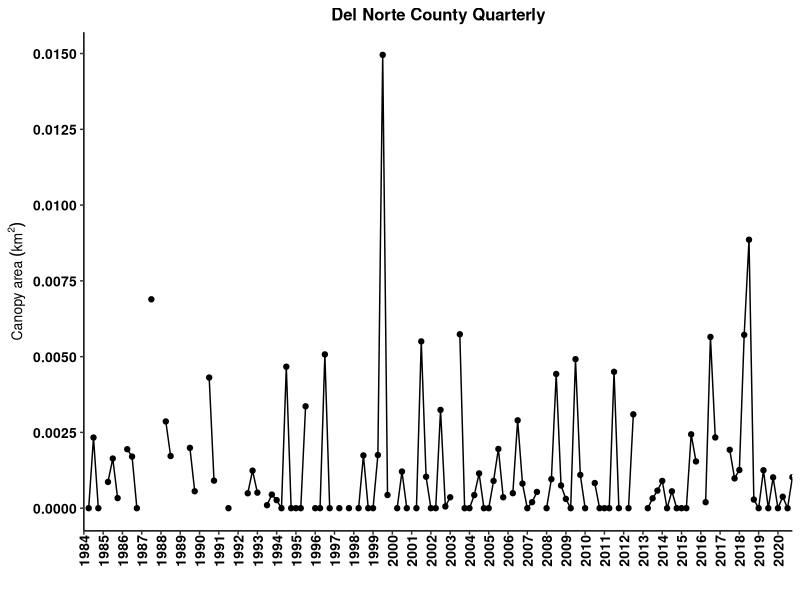
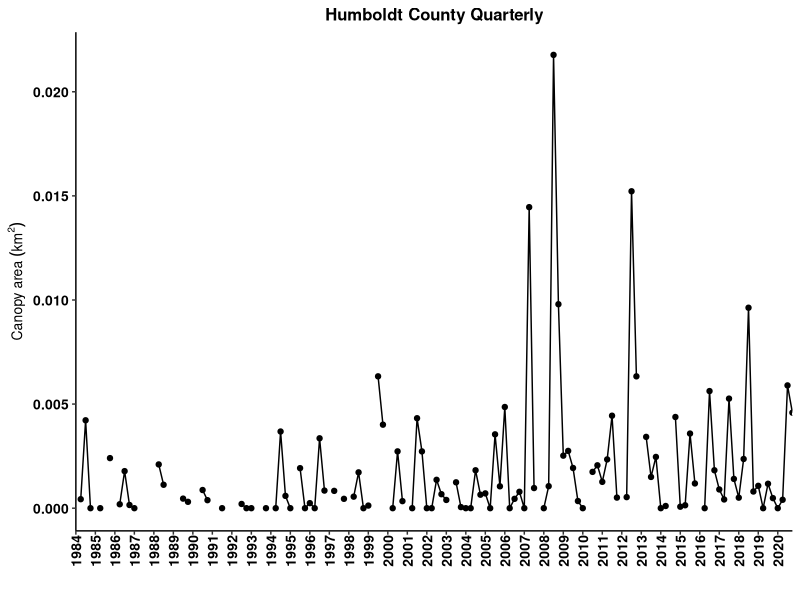
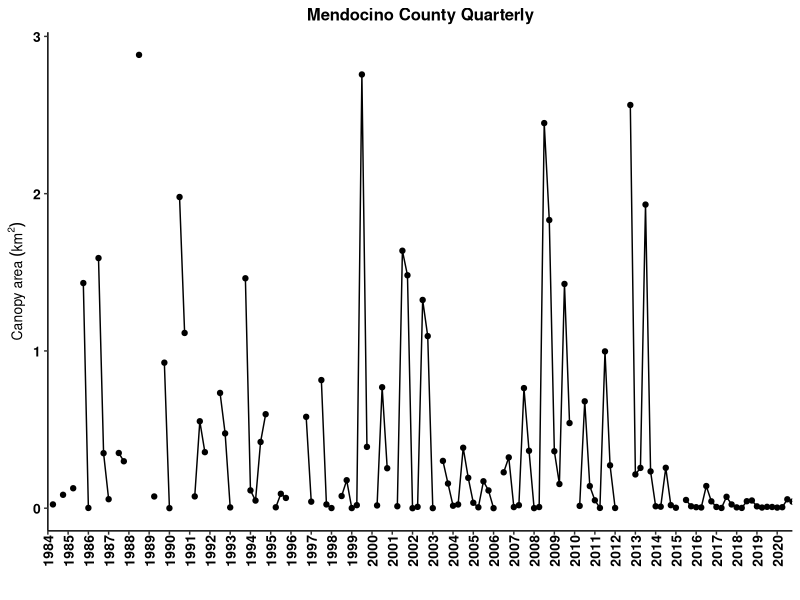
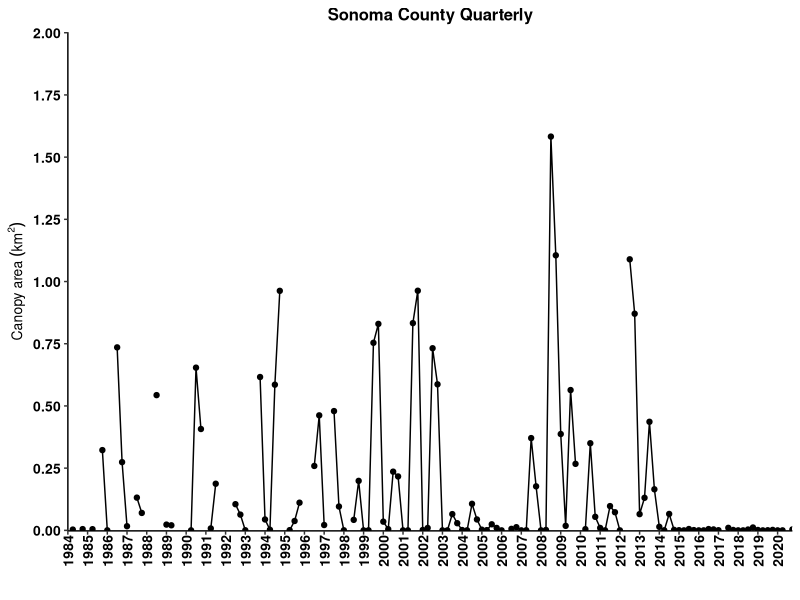
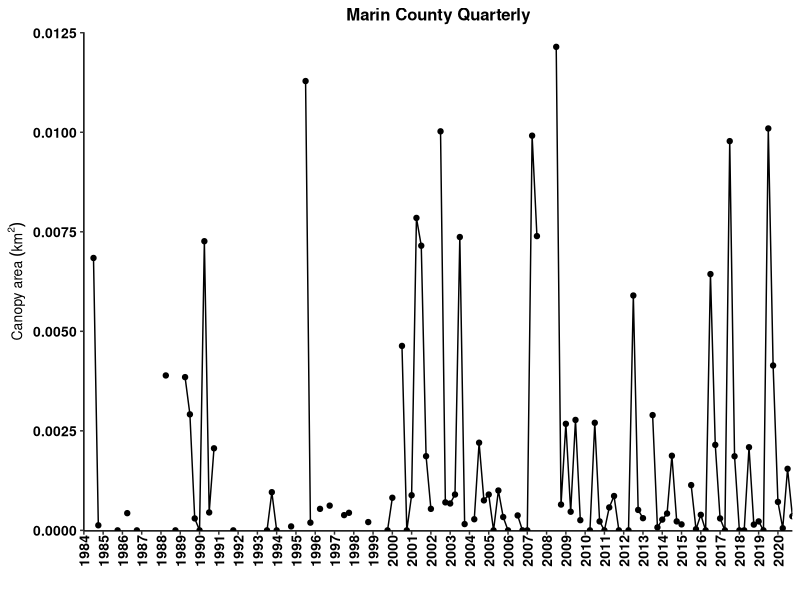
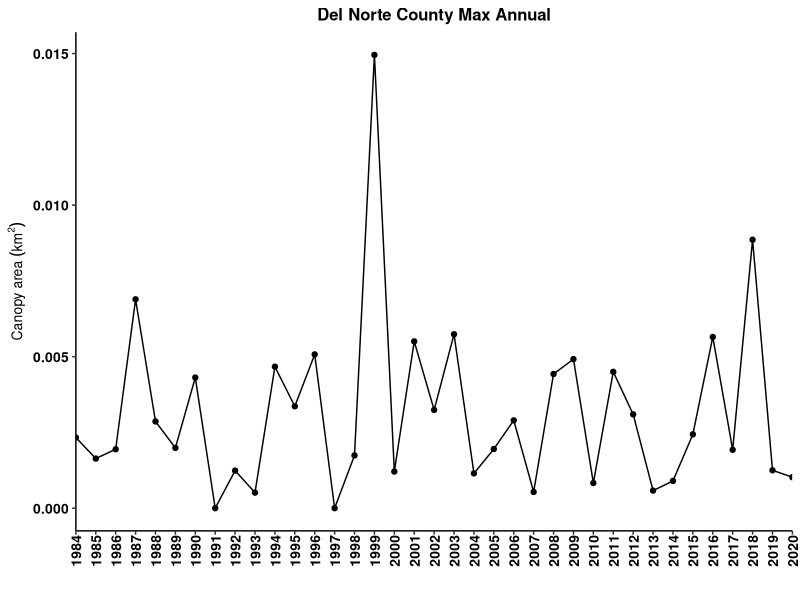
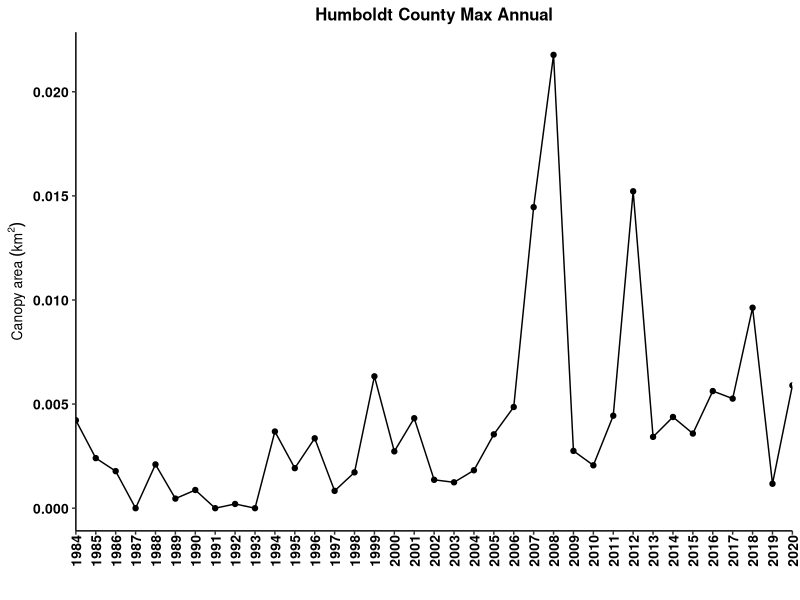
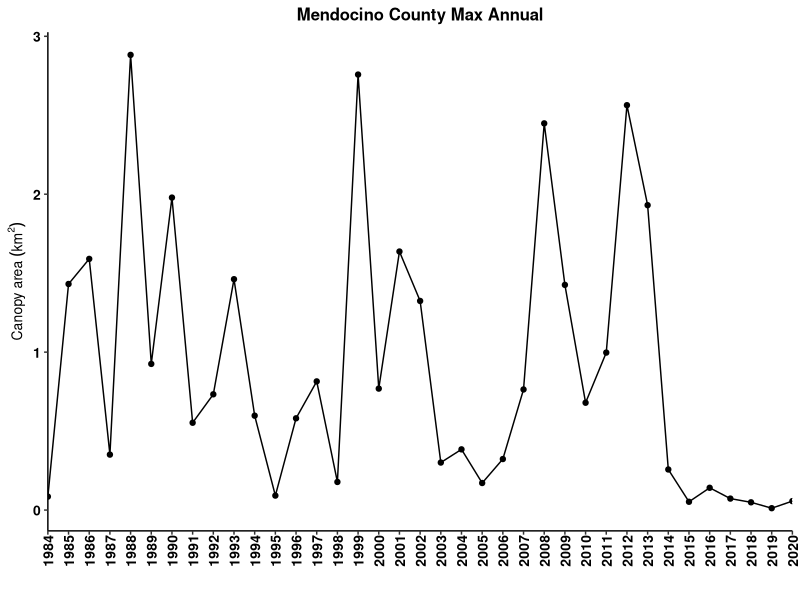

Reproduce these figures in R, in order.
## ---- chunk 1
knitr::opts_chunk$set(echo = FALSE, warning=FALSE)
options(knitr.table.format = "latex")

#### Load libraries ####
library(ggplot2) # plotting
library(ggpubr) # arranging plots
library(scales) # let's you put commas in the axis labels for thousands
library(dplyr) # data manipulations
library(tidyr) # data cleaning
library(readr) # better data reading?
# library(reshape2) 
# library(Rmisc)
library(ncdf4)
library(sf) # ... mapping? 
library(sp) # dnno
library(lubridate) # manipulating dates easily
library(knitr) # to knit the Rmd file
library(kableExtra) # pretty tables
library(bookdown) # pretty table additions

#### ggplot theme ####
my.theme = theme( 
   panel.background = element_blank(), 
   panel.grid.minor.x = element_blank(),
   panel.grid.major.x = element_blank(),
   panel.grid = element_blank(),
   axis.text  = element_text(size=10, face='bold', color='black'), #makes axis labels bigger
   axis.title = element_text(size=10, face="bold"), #makes axis title bigger and bold
   #axis.title.y = element_text(margin=margin(0,10,0,5)), #pushes the y axis title away from the y axis labels
   strip.background = element_blank(),
   #legend.title = element_blank(),
   #legend.text = element_text(size=8),
   legend.background = element_blank(), 
   legend.key = element_blank(), #makes the legend background behind the symbols go away.
   #axis.ticks.x = element_blank()
   axis.line = element_line(color = 'black'), 
   panel.border = element_blank(), # this removes the box around the plot   
   plot.title = element_text(size=12 ,face='bold', hjust = 0.5), # hjust 0.5 makes title centered
   axis.text.x = element_text(size = 10, angle = 90, vjust = 0.5, margin = margin(0,0,5,0)) # rotates x axis labels 90 degrees counter-clockwise, pushes bars onto x axis
)


#### Import data ####
# info on the data: https://sbclter.msi.ucsb.edu/data/catalog/package/?package=knb-lter-sbc.74

# Instructions from Dr. Tom Bell:
# “The output files show the Admin Bed # in the first column and the rest of the columns are quarters from 1984 - 2020. Area is in m2 and biomass is in fresh kg. Missing values (due to lack of imagery or clouds are labelled as -999).”

# Edible seaweed data from CDFW
# edible = read.csv('EdibleSeaweedHarvest_rfm_1-28-21.csv') # edible seaweed harvest. This one has months. That is important.
# kelp = read.csv('KelpHarvest_vers2_rfm_1-28-21.csv') # kelp harvest
## ---- chunk 2
# The loop below takes 5 minutes to run, so I have commented it out and read in the output at the end.

# #### Kelp Biomass and Area Dynamics of state waters by county ####
# #Load Admin Bed Shapefile
# #Place the lat/lon version of the Admin Bed shapefile in your working directory
# county_waters <- st_read('shapefiles/MAN_CA_CountyStateWaters.shp') 
# 
# #Open Kelp NetCDF File and put in your working directory.
# #The file can be found here: https://portal.edirepository.org/nis/mapbrowse?scope=knb-lter-sbc&identifier=74
# nc_data <- nc_open('kelpCanopyFromLandsat_2021.nc')
# # not sure yet how to open it in directly from a URL.
# # apparently this file is too big for the RStudio Cloud server. So we can't use the server. Or wait we just have to use a static .csv.
# 
# #Load necessary variables from NetCDF File
# lon <- ncvar_get(nc_data, 'lon')
# lat <- ncvar_get(nc_data, 'lat')
# years <- ncvar_get(nc_data, 'year')
# quarters <- ncvar_get(nc_data, 'quarter')
# biomass <- ncvar_get(nc_data, 'biomass')
# area <- ncvar_get(nc_data, 'area')
# 
# #Make Coordinate Dataframe
# coords <- data.frame(lon,lat)
# 
# #Create output matrices
# LN = dim(quarters)
# output_biomass <- matrix(ncol=LN, nrow=22)
# output_area <- matrix(ncol=LN, nrow=22)
# 
# # This for() loop takes 5 mins. Sorry. You could run it once and then save the output, but then it wouldn't be linked to the SBCLTER data repository anymore. 
# for(i in 1:22){
# 
#   #Pull shapefile coordinates from each admin bed
#   if (i == 17) {
#     county_coords <- as.data.frame(county_waters[i,]$geometry[[1]][[30]][[1]])
#   } else {
#     county_coords <- as.data.frame(county_waters[i,]$geometry[[1]][[1]][[1]])
#   }
# 
#   #Find the kelp coordinates that exist inside each admin bed polygon
#   kelp_poly <- point.in.polygon(lon, lat, county_coords$V1, county_coords$V2, mode.checked = FALSE)
#   TF <- which(kelp_poly %in% 1)
# 
#   #Extract biomass and area data for each polygon
#   bio_county <- biomass[TF,]
#   area_county <- area[TF,]
# 
#   #Sum biomass and area
#   bio_county_sum <- colSums(bio_county, na.rm = TRUE, dims = 1)
#   area_county_sum <- colSums(area_county, na.rm = TRUE, dims = 1)
# 
#   #Remove Columns w/ >25% No Data (Clouds)
#   #Find all NA values (missing data) in the kelp dataset
#   bio_county_NA = is.na(bio_county)
#   area_county_NA = is.na(area_county)
# 
#   #Find number of kelp pixels in the polygon
#   L = dim(bio_county)
# 
#   #Calculate the percent of NAs for each season
#   bio_county_NA_percent <- colSums(bio_county_NA, na.rm = TRUE)/L[1]
#   area_county_NA_percent <- colSums(area_county_NA, na.rm = TRUE)/L[1]
# 
#   #Find seasons with greater than 20% missing data
#   NA_GT <- which(bio_county_NA_percent > 0.25)
#   NA_GTA <- which(area_county_NA_percent > 0.25)
# 
#   #Set seasons with greater than 20% missing data to -999
#   bio_county_sum[NA_GT] = -999
#   area_county_sum[NA_GTA] = -999
# 
#   #Add summed kelp canopy data to matrix
#   output_biomass[i,] <- bio_county_sum
#   output_area[i,] <- area_county_sum
# 
# }
# 
# #Transpose Quarter and Year data
# quarterst <- t(quarters)
# yearst <- t(years)
# 
# #Add Quarter and Year data to output matrices
# output2_biomass <- rbind(quarterst, output_biomass)
# output3_biomass <- rbind(yearst, output2_biomass)
# output2_area <- rbind(quarterst, output_area)
# output3_area <- rbind(yearst, output2_area)
# 
# #Add county to output matrices
# CountiesNA <- county_waters$County
# Counties <- c(rep(NA,2),CountiesNA)
# output4_biomass <- cbind(Counties, output3_biomass)
# output4_area <- cbind(Counties, output3_area)

output4_area <- read_csv("kelp_canopy_output_ 2021-11-24 .csv")

## ---- chunk 3
canopy_area <- output4_area %>%
   as.data.frame()

# remove first col which is just row numbers
canopy_area[,1] <- NULL

# I want to plot area vs. year.quarter. This means year.quarter needs to be in a column. Currently all cols are separate. This is called wide format. I want tall format.

# create column names
names(canopy_area) <- paste(canopy_area[1,], canopy_area[2,], sep='.') # paste years with quarters to make each col have a unique name.

# rename the ID col for counties
names(canopy_area)[1] <- "county"

# remove first 2 rows since they are not canopy data, just IDs--year and quarter
canopy_area <- canopy_area[-c(1:2),] 

# convert to tall format
canopy_area_tall <- canopy_area %>% 
   pivot_longer(-'county', names_to = 'year.qtr', values_to = 'm2')

# separate year and quarter into two cols
canopy_area_tall <- canopy_area_tall %>%
   separate(col = year.qtr, sep = "[.]", into = c("year","qtr")) # omg. you have to hard bracket the period for some reason. wtf does [^[:alnum:]]+ mean and why aren't brackets used in the example?????? :((

# make number cols numeric
canopy_area_tall$year <- as.numeric(canopy_area_tall$year)
canopy_area_tall$qtr <- as.numeric(canopy_area_tall$qtr)
canopy_area_tall$m2 <- as.numeric(canopy_area_tall$m2)

# make quarters actual quarter decimals for plotting
qtrs <- seq(0,0.75,0.25)
for(i in 1:4) {
   canopy_area_tall$qtr[which(canopy_area_tall$qtr == i)] <- qtrs[i]
}

# add year and quarter to get a continuous time column. Note that the tibble hides the decimals place for no apparent reason but the sum is correct.
canopy_area_tall$year.qtr <- canopy_area_tall$year + canopy_area_tall$qtr

# Change negative area to NA
canopy_area_tall$m2[which(canopy_area_tall$m2 < 0)] = NA

# Convert m2 to km2
canopy_area_tall$km2 = canopy_area_tall$m2 / 1e6
## ---- chunk 4
# All quarters
##Del Norte
ggplot(canopy_area_tall[which(canopy_area_tall$county == 'Del Norte'),], aes(x = year.qtr, y = km2)) +
   geom_point() +
   geom_line() +
   scale_x_continuous(breaks = 1984:2021, expand = c(0,0)) +
   scale_y_continuous(breaks = seq(0, 0.015, 0.0025), expand = c(0.05,0)) +
   labs(x = '',  y =  bquote('Canopy area'~(km^2))) +
   ggtitle('Del Norte County Quarterly') +
   my.theme

## Humboldt
ggplot(canopy_area_tall[which(canopy_area_tall$county == 'Humboldt'),], aes(x = year.qtr, y = km2)) +
   geom_point() +
   geom_line() +
   scale_x_continuous(breaks = 1984:2021, expand = c(0,0)) +
   #scale_y_continuous(limits = c(0,0.0225), breaks = seq(0, 0.025, 0.0025), expand = c(0.005,0)) +
   labs(x = '',  y =  bquote('Canopy area'~(km^2))) +
   ggtitle('Humboldt County Quarterly') +
   my.theme

## Mendocino
ggplot(canopy_area_tall[which(canopy_area_tall$county == 'Mendocino'),], aes(x = year.qtr, y = km2)) +
   geom_point() +
   geom_line() +
   scale_x_continuous(breaks = 1984:2021, expand = c(0,0)) +
   #scale_y_continuous(limits = c(0,3), breaks = seq(0, 3, 0.25), expand = c(0.001,0)) +
   labs(x = '', y =  bquote('Canopy area'~(km^2))) +
   ggtitle('Mendocino County Quarterly') +
   my.theme

## Sonoma
ggplot(canopy_area_tall[which(canopy_area_tall$county == 'Sonoma'),], aes(x = year.qtr, y = km2)) +
   geom_point() +
   geom_line() +
   scale_x_continuous(breaks = 1984:2021, expand = c(0,0)) +
   scale_y_continuous(limits = c(0,2), breaks = seq(0, 2, 0.25), expand = c(0.001,0)) +
   labs(x = '', y =  bquote('Canopy area'~(km^2))) +
   ggtitle('Sonoma County Quarterly') +
   my.theme

## Marin
ggplot(canopy_area_tall[which(canopy_area_tall$county == 'Marin'),], aes(x = year.qtr, y = km2)) +
   geom_point() +
   geom_line() +
   scale_x_continuous(breaks = 1984:2021, expand = c(0,0)) +
   scale_y_continuous(limits = c(0, 0.0125), breaks = seq(0, 0.0125, 0.0025), expand = c(0.001,0)) +
   labs(x = '', y =  bquote('Canopy area'~(km^2))) +
   ggtitle('Marin County Quarterly') +
   my.theme
## ---- chunk 5
# Maximum canopy area. in each year and county, find the maximum km2 value.
canopy_area_max_annual <- canopy_area_tall %>%
  group_by(county, year) %>%
  summarise(max.km2 = max(km2, na.rm = T), .groups = 'drop')
  
##Del Norte
ggplot(canopy_area_max_annual[which(canopy_area_max_annual$county == 'Del Norte'),], aes(x = year, y = max.km2)) +
   geom_point() +
   geom_line() +
   scale_x_continuous(breaks = 1984:2021, expand = c(0,0)) +
   #scale_y_continuous(breaks = seq(0, 0.015, 0.0025), expand = c(0.05,0)) +
   labs(x = '',  y =  bquote('Canopy area'~(km^2))) +
   ggtitle('Del Norte County Max Annual') +
   my.theme 

## Humboldt
ggplot(canopy_area_max_annual[which(canopy_area_max_annual$county == 'Humboldt'),], aes(x = year, y = max.km2)) +
   geom_point() +
   geom_line() +
   scale_x_continuous(breaks = 1984:2021, expand = c(0,0)) +
   #scale_y_continuous(breaks = seq(0, 0.015, 0.0025), expand = c(0.05,0)) +
   labs(x = '',  y =  bquote('Canopy area'~(km^2))) +
   ggtitle('Humboldt County Max Annual') +
   my.theme 

## Mendocino
ggplot(canopy_area_max_annual[which(canopy_area_max_annual$county == 'Mendocino'),], aes(x = year, y = max.km2)) +
   geom_point() +
   geom_line() +
   scale_x_continuous(breaks = 1984:2021, expand = c(0,0)) +
   #scale_y_continuous(breaks = seq(0, 0.015, 0.0025), expand = c(0.05,0)) +
   labs(x = '',  y =  bquote('Canopy area'~(km^2))) +
   ggtitle('Mendocino County Max Annual') +
   my.theme 

## Sonoma
ggplot(canopy_area_max_annual[which(canopy_area_max_annual$county == 'Sonoma'),], aes(x = year, y = max.km2)) +
   geom_point() +
   geom_line() +
   scale_x_continuous(breaks = 1984:2021, expand = c(0,0)) +
   #scale_y_continuous(breaks = seq(0, 0.015, 0.0025), expand = c(0.05,0)) +
   labs(x = '',  y =  bquote('Canopy area'~(km^2))) +
   ggtitle('Sonoma County Max Annual') +
   my.theme 

## Marin
ggplot(canopy_area_max_annual[which(canopy_area_max_annual$county == 'Marin'),], aes(x = year, y = max.km2)) +
   geom_point() +
   geom_line() +
   scale_x_continuous(breaks = 1984:2021, expand = c(0,0)) +
   #scale_y_continuous(breaks = seq(0, 0.015, 0.0025), expand = c(0.05,0)) +
   labs(x = '',  y =  bquote('Canopy area'~(km^2))) +
   ggtitle('Marin County Max Annual') +
   my.theme 

# Figure 2. Annual maximum canopy area (measured quarterly) in state waters in coastal counties as estimated from Landsat satellites (Santa Barbara Coastal LTER et al. 2021). Canopy area does not distinguish between bull kelp and giant kelp. Data is updated through the last quarter of 2020.
